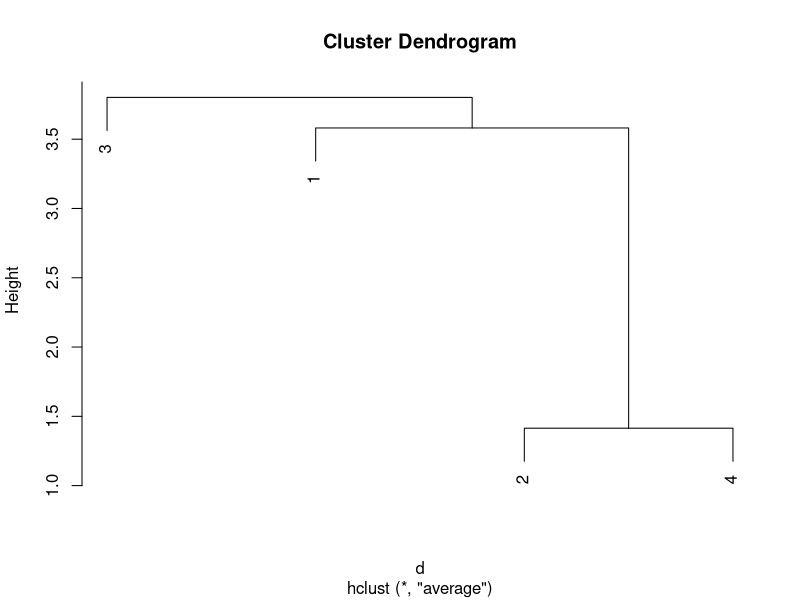

Reproduce this figure in R.
#
# Training Program for R Langauge
# Topic B5 - Cluster Analysis, Discriminant Analysis
# Author: galaa (www.galaa.mn)
# Copyright (c) 2017 Makhgal
# Created on 2017/01/13
#

# # # # # # # # # # # # # # # # # # # # # # # # # # # # # # #

## Кластерийн шинжилгээ

# # # # # # # # # # # # # # # # # # # # # # # # # # # # # # #

## Шатлах алгоритм, цуглуулах арга

X = matrix(c(2,-1,3,2,-1,2,2,3), ncol = 2, byrow = TRUE)
d = dist(X, method = "euclidean")
clust <- hclust(d, method = "average")
plot(clust)
clust$height

## Хэсэгчлэх алгоритм

X = matrix(c(5,3,-1,1,1,-2,-3,-2), ncol = 2, byrow = TRUE)
kmeans(X, centers = 2)

# # # # # # # # # # # # # # # # # # # # # # # # # # # # # # #

## Дискриминантын шинжилгээ

# # # # # # # # # # # # # # # # # # # # # # # # # # # # # # #

Z = data.frame(
  X1 = c(60,71,60,80,85,85,80,60,70,76,70),
  X2 = c(72,74,64,68,70,66,82,94,96,90,94),
  group = factor(c(1,1,1,1,1,2,2,2,2,2,2))
)
install.packages("MASS")
library(MASS) # lda() predict()
r = lda(formula = group ~ X1 + X2, data = Z)
print(r)

predict(object = r, newdata = Z)
